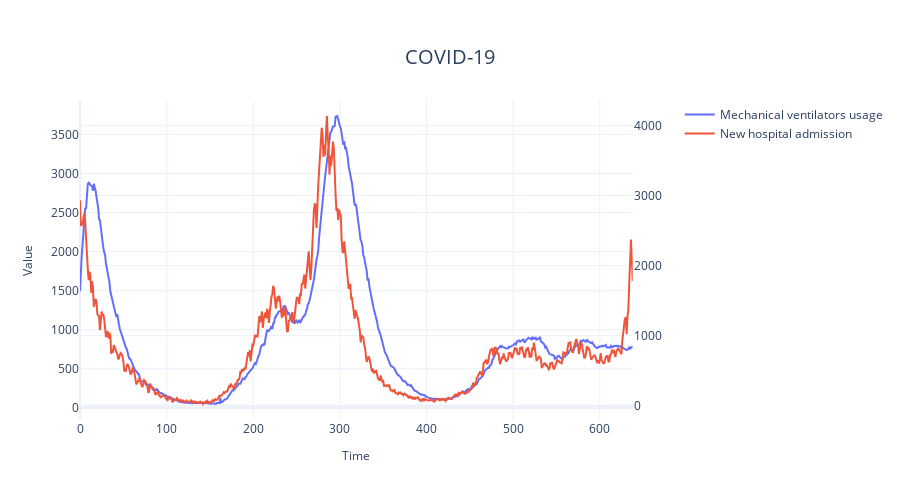

Notebook code for this chart:
### Code cell
zoomWindow = slice("2020", "2021")
fig = plotting_utils.two_line_plot_secondary_axis(x= data.index,
                                                  y1=data["MV_beds_usage"],
                                                  y2=data["New_admissions"],
                                        
                                                  y1_name="Mechanical ventilators usage",
                                                  y2_name="New hospital admission",
                    
                                                  title="COVID-19",
                                                  dash_secondary=False)

fig.show()

### Figure 1 — Plotly figure (JSON) as saved in the notebook; plotly's stock layout.template omitted (floating-point values rounded to 4 significant figures; data arrays with more than 128 entries replaced by an {"elided": "..."} marker saying what was removed)
{"data": [{"name": "Mechanical ventilators usage", "type": "scatter", "x": {"elided": "639 int values"}, "xaxis": "x", "y": {"elided": "639 int values"}, "yaxis": "y"}, {"name": "New hospital admission", "type": "scatter", "x": {"elided": "639 int values"}, "xaxis": "x", "y": {"elided": "639 int values"}, "yaxis": "y2"}], "layout": {"autosize": false, "height": 500, "legend": {"title": {}}, "title": {"font": {"size": 20}, "text": "COVID-19", "x": 0.5, "xanchor": "center", "yanchor": "top"}, "width": 900, "xaxis": {"anchor": "y", "domain": [0, 0.94], "title": {"font": {"size": 12}, "text": "Time"}}, "yaxis": {"anchor": "x", "domain": [0, 1], "title": {"font": {"size": 12}, "text": "Value"}}, "yaxis2": {"anchor": "x", "overlaying": "y", "side": "right"}}}
